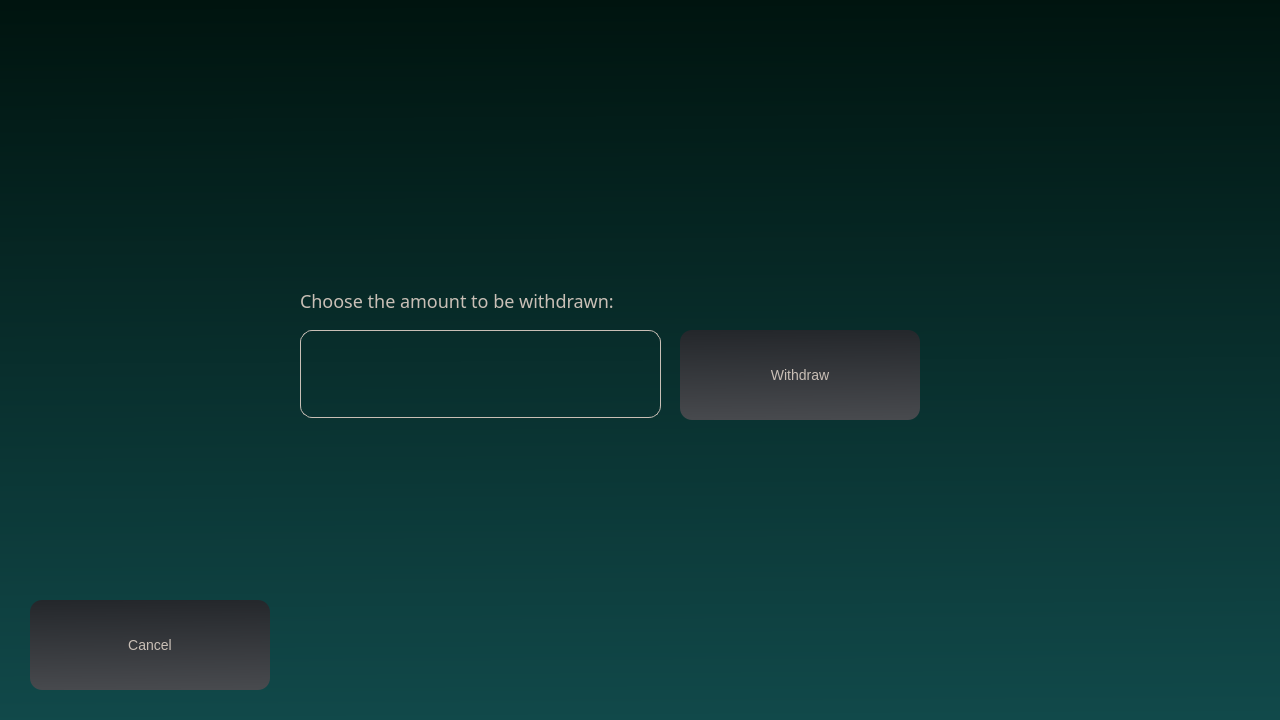
<?xml version="1.0" encoding="UTF-8"?>
<ui version="4.0">
 <class>DebitAmountWindow</class>
 <widget class="QDialog" name="DebitAmountWindow">
  <property name="geometry">
   <rect>
    <x>0</x>
    <y>0</y>
    <width>1280</width>
    <height>720</height>
   </rect>
  </property>
  <property name="windowTitle">
   <string>Dialog</string>
  </property>
  <property name="styleSheet">
   <string notr="true">QWidget{
        background-color: qlineargradient(spread:pad, x1:0.46, y1:0, x2:0.472, y2:1, stop:0 rgba(0, 20, 15, 255), stop:1 rgba(17, 73, 74, 255));
        color: #c9bfb6;
}
QPushButton{
        background-color: qlineargradient(spread:pad, x1:0.494, y1:0, x2:0.517, y2:1, stop:0 rgba(36, 39, 43, 255), stop:1 rgba(72, 74, 78, 255));
        border:0px solid black;
        border-radius: 12px;
        width: 240px;
        height: 90px;
        color: #c9bfb6;
        font-size: 14px;
}
QLabel{
        background-color: transparent;
font-family: Century Gothic;
font-size: 18px;
}
QLineEdit{
background-color: transparent;
        border: 1px solid #c9bfb6;
        border-radius: 12px;
        padding: 8px;
        font-family: Centrury Gothic;
        font-size: 14px;
        color: #c9bfb6;
}</string>
  </property>
  <widget class="QPushButton" name="withdraw_btn">
   <property name="geometry">
    <rect>
     <x>680</x>
     <y>330</y>
     <width>240</width>
     <height>90</height>
    </rect>
   </property>
   <property name="text">
    <string>Withdraw</string>
   </property>
  </widget>
  <widget class="QPushButton" name="back_btn">
   <property name="geometry">
    <rect>
     <x>30</x>
     <y>600</y>
     <width>240</width>
     <height>90</height>
    </rect>
   </property>
   <property name="text">
    <string>Cancel</string>
   </property>
  </widget>
  <widget class="QLineEdit" name="withdraw_amount">
   <property name="geometry">
    <rect>
     <x>300</x>
     <y>330</y>
     <width>361</width>
     <height>88</height>
    </rect>
   </property>
   <property name="text">
    <string/>
   </property>
  </widget>
  <widget class="QLabel" name="label">
   <property name="geometry">
    <rect>
     <x>300</x>
     <y>290</y>
     <width>571</width>
     <height>21</height>
    </rect>
   </property>
   <property name="text">
    <string>Choose the amount to be withdrawn:</string>
   </property>
  </widget>
 </widget>
 <resources/>
 <connections/>
</ui>
